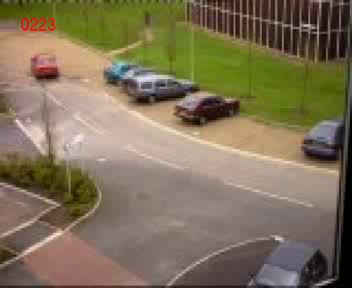
#> input picture frame 52 of positiontracking/MFTracker/mftracker/examples/inputcar.avi, 352 x 288 px, given in place of 13_CircularTrack_cam2_output_2016-08-10 15_36_08 064928.h264, which was not available
$ python PositionTracking_v2.py   (Python 2 division)   (older library calls are emulated)
#> lines starting #> are read from the running program, lines starting #| are printed output that depends on the picture; after the words box and inside, x2 and y2 are one past the last pixel; in counts of white or black regions, pixels touching at a corner belong together; pictures that were not available may be replaced by others from this repository, and a replacement may not be noted
import numpy as np
import cv2
import copy
from collections import deque
import csv

filename = 'Day13_CircularTrack_cam2_output_2016-08-10 15_36_08 064928.h264'
cap = cv2.VideoCapture(filename)

while(cap.isOpened()):
    #read the video frame by frame
    ret, frame = cap.read()
#> frame is the input picture: shape (288, 352, 3); mean B, G, R 88.6, 114, 128.1
    if frame is None:
	break

    #copy of frame read just now
    orig_image = frame.copy()

    #Median Blur: smoothening the images
    #makes median of all the pixels under kernel area and central element is replaced with this median value.
    #highly effective against salt-and-pepper noise in the images.
    frame = cv2.medianBlur(frame,5)
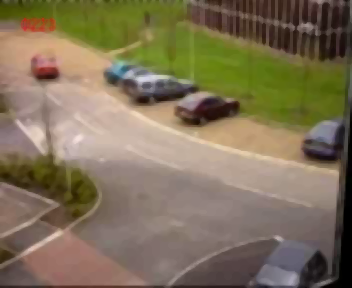
#> frame: shape (288, 352, 3); mean B, G, R 88.1, 113.5, 127.6

    #convert color from BGR to HSV
    hsv_image = cv2.cvtColor(frame, cv2.COLOR_BGR2HSV)
#> hsv_image: shape (288, 352, 3); mean H, S, V 24.4, 90.8, 130

    #define lower and upper limit of hue range for red color
    lower_red_hue_range = cv2.inRange(hsv_image, np.array([0, 100, 100]), np.array([10, 255, 255]))
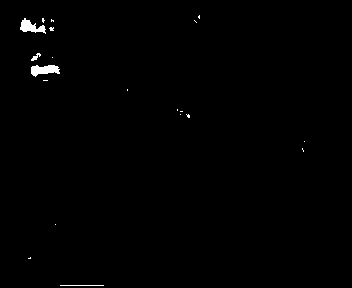
#> lower_red_hue_range: shape (288, 352); 0.58% white; 20 white regions (16 under 20 px), largest, box (x1, y1, x2, y2) and area: (31, 65, 60, 77) 229, (20, 18, 46, 34) 207, (60, 285, 104, 286) 44, (31, 53, 41, 61) 36
    upper_red_hue_range = cv2.inRange(hsv_image, np.array([160, 100, 100]), np.array([179, 255, 255]))
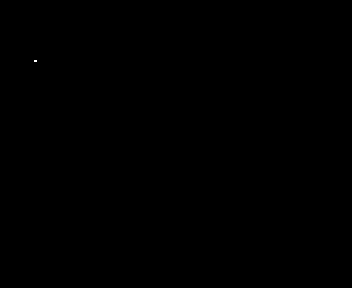
#> upper_red_hue_range: shape (288, 352); 0.01% white in thin lines or dots, all inside (x1, y1, x2, y2) = (34, 60, 37, 62)

    #Calculates the weighted sum of two arrays.
    red_hue_image = cv2.addWeighted(lower_red_hue_range, 1.0, upper_red_hue_range, 2.0, 0.0)
#> red_hue_image: shape (288, 352); 0.59% white; 20 white regions (16 under 20 px)

    #Blurs an image using a Gaussian filter
    #The function convolves the source image with the specified Gaussian kernel
    red_hue_image = cv2.GaussianBlur(red_hue_image, (9, 9), 2, 2)

    #find contours in the red_hue_image formed after weighted adding of lower and upper ranges of red
    cnts = cv2.findContours(red_hue_image.copy(), cv2.RETR_EXTERNAL, cv2.CHAIN_APPROX_SIMPLE)[-2]
#> cnts = 9 contours; largest, box (x1, y1, x2, y2) and area: (27, 49, 64, 85) 892, (16, 14, 58, 38) 798, (56, 281, 108, 288) 303, (173, 105, 194, 122) 222, (190, 11, 204, 27) 148
    center = (None, None)

    # only proceed if at least one contour was found
    if len(cnts) > 0:
	# find the largest contour in the mask, then use
	# it to compute the minimum enclosing circle and
	# centroid
	c = max(cnts, key=cv2.contourArea)
#> c = contour of 54 points, box (x1, y1, x2, y2) (27, 49, 64, 85), area 892
	((x, y), radius) = cv2.minEnclosingCircle(c)
#> x = 45; y = 65.98; radius = 20.6
	M = cv2.moments(c)
#> M = moments, m00 891.5, centre m10/m00, m01/m00 = (43.18, 67.02)
	center = int(M["m10"] / M["m00"]), int(M["m01"] / M["m00"])
#> center = (43, 67)

	# only proceed if the radius meets a minimum size
	if radius > 2:
	    # draw the circle and centroid on the frame,
	    # then update the list of tracked points
	    #cv2.circle(orig_image, (int(x), int(y)), int(radius),(0, 255, 255), 1)
	    cv2.circle(orig_image, center, 2, (0, 0, 255), -1)
#> orig_image: shape (288, 352, 3); 0.01% of pixels changed, all inside (x1, y1, x2, y2) = (41, 65, 46, 70)

    x,y = center[0], center[1]
#> x = 43; y = 67
    if x==None and y==None:
	x, y = 0, 0
    currentFrameNum = cap.get(cv2.cv.CV_CAP_PROP_POS_FRAMES)
    print currentFrameNum,x,y
#| 53.0 43 67

    #cv2.imshow("Threshold lower image", lower_red_hue_range)
    #cv2.imshow("Threshold upper image", upper_red_hue_range)
    #cv2.imshow("Combined threshold images", red_hue_image)
    cv2.imshow("LED positions", orig_image)

    if cv2.waitKey(1) & 0xFF == ord('q'):
#> (key q is pressed here)
        break

cap.release()
cv2.destroyAllWindows()

$ run again, starting later in the video
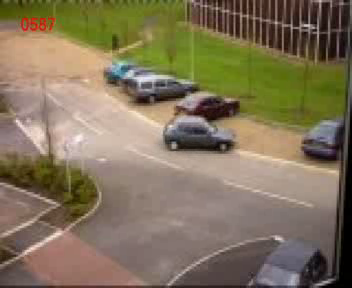
#> input picture frame 416 of positiontracking/MFTracker/mftracker/examples/inputcar.avi, 352 x 288 px, given in place of 13_CircularTrack_cam2_output_2016-08-10 15_36_08 064928.h264, which was not available
#> frame is the input picture: shape (288, 352, 3); mean B, G, R 90.4, 115.7, 129.3
#> `frame = cv2.medianBlur(frame,5)`:
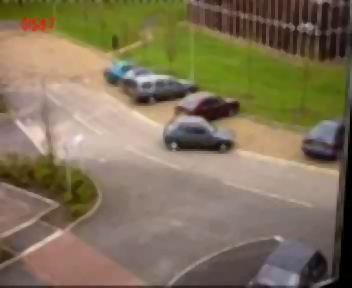
#> frame: shape (288, 352, 3); mean B, G, R 89.9, 115.3, 128.9
#> hsv_image: shape (288, 352, 3); mean H, S, V 25.8, 89.4, 131.3
#> lower_red_hue_range: shape (288, 352); 0.34% white; 10 white regions (7 under 20 px)
#> upper_red_hue_range: shape (288, 352); every value is 0
#> cnts = 6 contours; box (x1, y1, x2, y2) and area: (13, 14, 59, 36) 738, (45, 281, 85, 288) 226, (189, 12, 204, 26) 172, (172, 103, 186, 116) 123, (24, 252, 36, 264) 112, (124, 282, 138, 288) 62
#> c = contour of 33 points, box (x1, y1, x2, y2) (13, 14, 59, 36), area 738
#> `((x, y), radius) = cv2.minEnclosingCircle(c)`: x = 35.5; y = 25.5; radius = 23.72
#> M = moments, m00 738, centre m10/m00, m01/m00 = (34.06, 24.4)
#> center = (34, 24)
#> orig_image: shape (288, 352, 3); 0.01% of pixels changed, all inside (x1, y1, x2, y2) = (32, 22, 37, 27)
#> `x,y = center[0], center[1]`: x = 34; y = 24
#| 417.0 34 24
